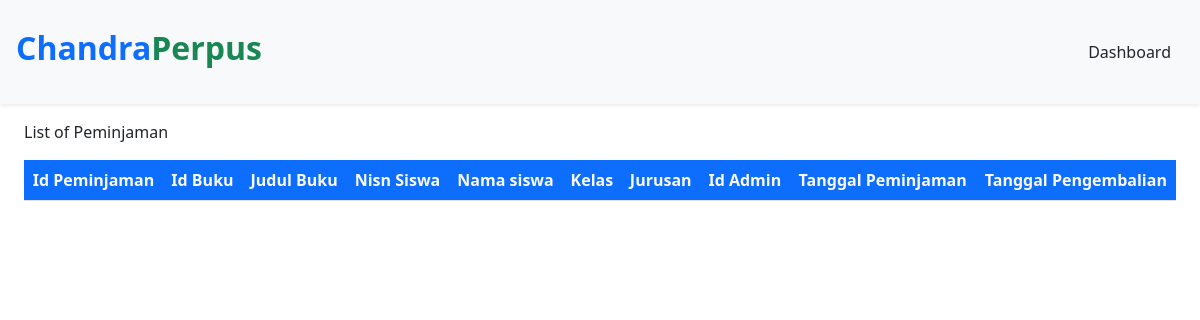
The page /DashboardAdmin/peminjaman/peminjamanBuku.php on the database as committed earlier.
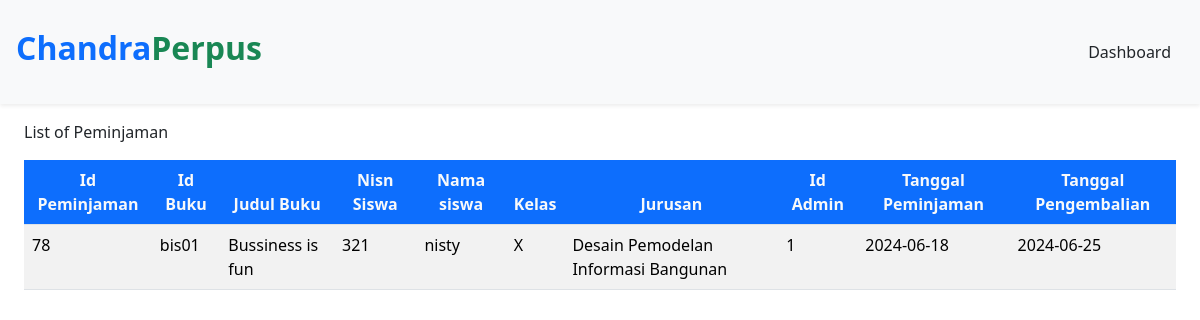
The same page on the database as committed later.
### tables this page shows
CREATE TABLE `peminjaman` (
  `id_peminjaman` int(11) NOT NULL,
  `id_buku` varchar(20) NOT NULL,
  `nisn` int(11) NOT NULL,
  `id_admin` int(11) NOT NULL,
  `tgl_peminjaman` date NOT NULL,
  `tgl_pengembalian` date NOT NULL
);

CREATE TABLE `buku` (
  `cover` varchar(255) NOT NULL,
  `id_buku` varchar(20) NOT NULL,
  `kategori` varchar(255) NOT NULL,
  `judul` varchar(255) NOT NULL,
  `pengarang` varchar(255) NOT NULL,
  `penerbit` varchar(255) NOT NULL,
  `tahun_terbit` date NOT NULL,
  `jumlah_halaman` int(11) NOT NULL,
  `buku_deskripsi` text NOT NULL
);

CREATE TABLE `member` (
  `nisn` int(11) NOT NULL,
  `kode_member` varchar(12) NOT NULL,
  `nama` varchar(255) NOT NULL,
  `password` varchar(255) NOT NULL,
  `jenis_kelamin` varchar(20) NOT NULL,
  `kelas` varchar(5) NOT NULL,
  `jurusan` varchar(50) NOT NULL,
  `no_tlp` varchar(15) NOT NULL,
  `tgl_pendaftaran` date NOT NULL
);

### config/config.php (called while the page is built, shortened)
<?php
$host = "127.0.0.1";
$username = "root";
$password = "";
$database_name = "perpustakaan";
$connection = mysqli_connect($host, $username, $password, $database_name);
function queryReadData($dataKategori) {
  global $connection;
  $result = mysqli_query($connection, $dataKategori);
  $items = [];
  while($item = mysqli_fetch_assoc($result)) {
    $items[] = $item;
  }
  return $items;
}
?>

### DashboardAdmin/peminjaman/peminjamanBuku.php (the view, shortened to what this page needs)
<?php
require "../../config/config.php";
$dataPeminjam = queryReadData("SELECT peminjaman.id_peminjaman, peminjaman.id_buku, buku.judul, peminjaman.nisn, member.nama, member.kelas, member.jurusan, peminjaman.id_admin,  peminjaman.tgl_peminjaman, peminjaman.tgl_pengembalian
FROM peminjaman
INNER JOIN member ON peminjaman.nisn = member.nisn
INNER JOIN buku ON peminjaman.id_buku = buku.id_buku");
?>
<!DOCTYPE html>
<html lang="en">
  <head>
    <link href="https://cdn.jsdelivr.net/npm/bootstrap@5.3.2/dist/css/bootstrap.min.css" rel="stylesheet">
  </head>
  <body>
  <nav class="navbar fixed-top bg-body-tertiary shadow-sm">
      <div class="container-fluid p-3">
        <a class="navbar-brand" href="#">
        <h2 class="fw-bold text-success"><span class="text-primary">Chandra</span>Perpus</h2>
        </a>
        <a class="btn btn-tertiary" href="../dashboardAdmin.php">Dashboard</a>
      </div>
    </nav>
    <div class="p-4 mt-5">
    <div class="mt-5">
    <caption>List of Peminjaman</caption>
      <div class="table-responsive mt-3">
        <table class="table table-striped table-hover">
        <thead class="text-center">
          <tr>
            <th class="bg-primary text-light">Id Peminjaman</th>
            <th class="bg-primary text-light">Id Buku</th>
            <th class="bg-primary text-light">Judul Buku</th>
            <th class="bg-primary text-light">Nisn Siswa</th>
            <th class="bg-primary text-light">Nama siswa</th>
            <th class="bg-primary text-light">Kelas</th>
            <th class="bg-primary text-light">Jurusan</th>
            <th class="bg-primary text-light">Id Admin</th>
            <th class="bg-primary text-light">Tanggal Peminjaman</th>
            <th class="bg-primary text-light">Tanggal Pengembalian</th>
          </tr>
        </thead>
       <?php foreach ($dataPeminjam as $item) : ?>
      <tr>
       <td><?= $item["id_peminjaman"]; ?></td>
      <td><?= $item["id_buku"]; ?></td>
      <td><?= $item["judul"]; ?></td>
      <td><?= $item["nisn"]; ?></td>
      <td><?= $item["nama"]; ?></td>
      <td><?= $item["kelas"]; ?></td>
      <td><?= $item["jurusan"]; ?></td>
      <td><?= $item["id_admin"]; ?></td>
      <td><?= $item["tgl_peminjaman"]; ?></td>
      <td><?= $item["tgl_pengembalian"]; ?></td>
      </tr>
      <?php endforeach;?>
    </table>
    </div>
    </div>
  </div>
  </body>
</html>

Rows that differ between the two databases and show on the page:
added peminjaman: id_peminjaman "78", id_buku "bis01", id_buku.judul "Bussiness is fun", nisn "321", nisn.nama "nisty", nisn.kelas "X", nisn.jurusan "Desain Pemodelan Informasi Bangunan", id_admin "1", tgl_peminjaman "2024-06-18", tgl_pengembalian "2024-06-25"
